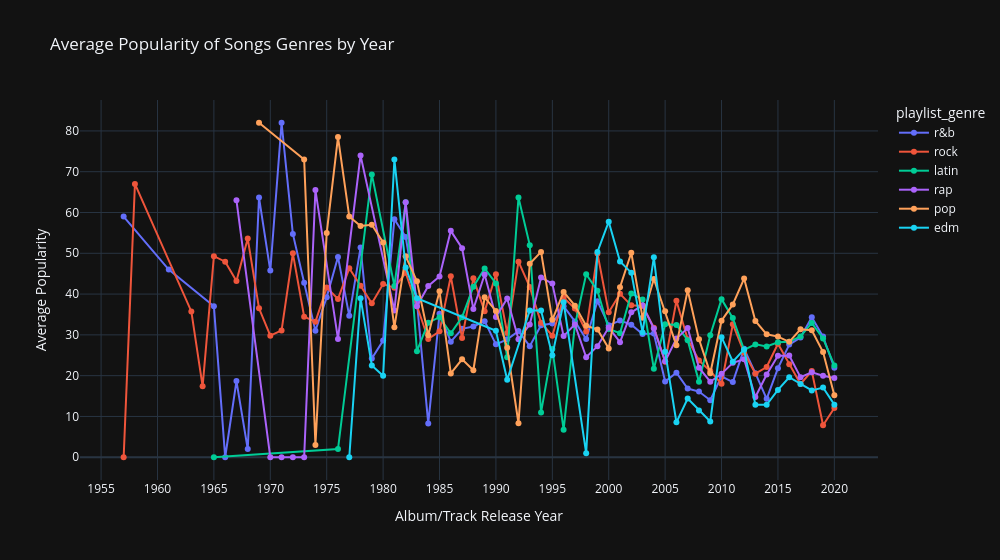

Notebook cell for this chart:
### Code cell
import plotly.express as px

# --- Group by year and calculate average popularity ---
yearly_genre_popularity = df.groupby(["year","playlist_genre"]).agg(
    avg_popularity=("popularity_2025", "mean")
).reset_index()

# Drop any rows with NaN year (if release_date was missing)
yearly_genre_popularity = yearly_genre_popularity.dropna(subset=["year"])

# --- Line plot: Avg popularity by year ---
fig = px.line(
    yearly_genre_popularity,
    x="year",
    y="avg_popularity",
    color="playlist_genre",
    markers=True,
    labels={"year": "Album/Track Release Year", "avg_popularity": "Average Popularity"},
    template="plotly_dark",
    title="Average Popularity of Songs Genres by Year",
    width=1000
)

fig.update_traces(
    textposition="top center",
    textfont=dict(size=11, color="white")
)

fig.update_layout(
    plot_bgcolor="#121212",
    paper_bgcolor="#121212",
    xaxis=dict(dtick=5),  # show every year on x-axis
)

fig.show()

### Figure 1 — Plotly figure (JSON) as saved in the notebook; plotly's stock layout.template omitted (floating-point values rounded to 4 significant figures)
{"data": [{"hovertemplate": "playlist_genre=r&b<br>Album/Track Release Year=%{x}<br>Average Popularity=%{y}<extra></extra>", "legendgroup": "r&b", "line": {"color": "#636efa", "dash": "solid"}, "marker": {"symbol": "circle"}, "mode": "lines+markers", "name": "r&b", "orientation": "v", "showlegend": true, "textfont": {"color": "white", "size": 11}, "textposition": "top center", "type": "scatter", "x": [1957, 1961, 1965, 1966, 1967, 1968, 1969, 1970, 1971, 1972, 1973, 1974, 1975, 1976, 1977, 1978, 1979, 1980, 1981, 1982, 1983, 1984, 1985, 1986, 1987, 1988, 1989, 1990, 1991, 1992, 1993, 1994, 1995, 1996, 1997, 1998, 1999, 2000, 2001, 2002, 2003, 2004, 2005, 2006, 2007, 2008, 2009, 2010, 2011, 2012, 2013, 2014, 2015, 2016, 2017, 2018, 2019, 2020], "xaxis": "x", "y": [59.0, 46.0, 37.0, 0.0, 18.67, 2.0, 63.67, 45.75, 82.0, 54.75, 42.8, 31.0, 39.25, 49.11, 34.67, 51.4, 24.2, 28.6, 58.33, 54.0, 38.0, 8.3, 35.2, 28.32, 31.48, 32.03, 33.36, 27.68, 28.9, 30.93, 27.23, 32.38, 32.78, 37.02, 33.3, 28.97, 38.25, 32.35, 33.52, 32.51, 30.22, 30.32, 18.55, 20.71, 16.84, 16.11, 13.97, 19.82, 18.44, 26.58, 20.62, 14.31, 21.83, 27.61, 29.35, 34.33, 29.58, 21.94], "yaxis": "y"}, {"hovertemplate": "playlist_genre=rock<br>Album/Track Release Year=%{x}<br>Average Popularity=%{y}<extra></extra>", "legendgroup": "rock", "line": {"color": "#EF553B", "dash": "solid"}, "marker": {"symbol": "circle"}, "mode": "lines+markers", "name": "rock", "orientation": "v", "showlegend": true, "textfont": {"color": "white", "size": 11}, "textposition": "top center", "type": "scatter", "x": [1957, 1958, 1963, 1964, 1965, 1966, 1967, 1968, 1969, 1970, 1971, 1972, 1973, 1974, 1975, 1976, 1977, 1978, 1979, 1980, 1981, 1982, 1983, 1984, 1985, 1986, 1987, 1988, 1989, 1990, 1991, 1992, 1993, 1994, 1995, 1996, 1997, 1998, 1999, 2000, 2001, 2002, 2003, 2004, 2005, 2006, 2007, 2008, 2009, 2010, 2011, 2012, 2013, 2014, 2015, 2016, 2017, 2018, 2019, 2020], "xaxis": "x", "y": [0.0, 67.0, 35.75, 17.38, 49.29, 47.94, 43.23, 53.6, 36.52, 29.79, 31.09, 49.98, 34.46, 33.19, 41.59, 38.81, 46.32, 42.03, 37.76, 42.45, 41.58, 45.22, 37.04, 28.98, 30.86, 44.37, 29.22, 43.86, 35.77, 44.87, 30.48, 47.95, 41.76, 32.97, 29.79, 39.14, 36.46, 30.83, 49.94, 35.53, 40.07, 37.24, 37.1, 31.75, 23.43, 38.35, 28.95, 23.71, 21.11, 18.02, 32.62, 25.63, 20.48, 22.11, 27.82, 22.79, 17.96, 21.12, 7.849, 12.08], "yaxis": "y"}, {"hovertemplate": "playlist_genre=latin<br>Album/Track Release Year=%{x}<br>Average Popularity=%{y}<extra></extra>", "legendgroup": "latin", "line": {"color": "#00cc96", "dash": "solid"}, "marker": {"symbol": "circle"}, "mode": "lines+markers", "name": "latin", "orientation": "v", "showlegend": true, "textfont": {"color": "white", "size": 11}, "textposition": "top center", "type": "scatter", "x": [1965, 1976, 1979, 1981, 1982, 1983, 1984, 1985, 1986, 1987, 1988, 1989, 1990, 1991, 1992, 1993, 1994, 1995, 1996, 1997, 1998, 1999, 2000, 2001, 2002, 2003, 2004, 2005, 2006, 2007, 2008, 2009, 2010, 2011, 2012, 2013, 2014, 2015, 2016, 2017, 2018, 2019, 2020], "xaxis": "x", "y": [0.0, 2.0, 69.33, 42.0, 62.5, 26.0, 33.0, 34.33, 30.4, 34.33, 41.81, 46.27, 42.59, 24.5, 63.67, 52.0, 11.0, 26.56, 6.769, 32.3, 44.86, 40.85, 31.43, 30.38, 40.16, 38.66, 21.68, 32.62, 32.43, 28.68, 18.48, 29.93, 38.76, 34.11, 26.34, 27.67, 27.16, 28.19, 28.3, 29.62, 32.93, 29.12, 22.51], "yaxis": "y"}, {"hovertemplate": "playlist_genre=rap<br>Album/Track Release Year=%{x}<br>Average Popularity=%{y}<extra></extra>", "legendgroup": "rap", "line": {"color": "#ab63fa", "dash": "solid"}, "marker": {"symbol": "circle"}, "mode": "lines+markers", "name": "rap", "orientation": "v", "showlegend": true, "textfont": {"color": "white", "size": 11}, "textposition": "top center", "type": "scatter", "x": [1967, 1970, 1971, 1972, 1973, 1974, 1976, 1978, 1981, 1982, 1983, 1984, 1985, 1986, 1987, 1988, 1989, 1990, 1991, 1992, 1993, 1994, 1995, 1996, 1997, 1998, 1999, 2000, 2001, 2002, 2003, 2004, 2005, 2006, 2007, 2008, 2009, 2010, 2011, 2012, 2013, 2014, 2015, 2016, 2017, 2018, 2019, 2020], "xaxis": "x", "y": [63.0, 0.0, 0.0, 0.0, 0.0, 65.5, 29.0, 74.0, 36.0, 62.5, 37.0, 42.0, 44.33, 55.5, 51.25, 36.34, 44.8, 34.36, 38.92, 28.9, 32.56, 44.05, 42.57, 29.69, 32.57, 24.51, 27.22, 31.8, 28.2, 35.52, 37.26, 31.57, 23.54, 29.1, 31.67, 21.95, 18.52, 20.45, 23.14, 24.03, 14.76, 20.29, 24.89, 24.96, 19.61, 20.84, 19.98, 19.43], "yaxis": "y"}, {"hovertemplate": "playlist_genre=pop<br>Album/Track Release Year=%{x}<br>Average Popularity=%{y}<extra></extra>", "legendgroup": "pop", "line": {"color": "#FFA15A", "dash": "solid"}, "marker": {"symbol": "circle"}, "mode": "lines+markers", "name": "pop", "orientation": "v", "showlegend": true, "textfont": {"color": "white", "size": 11}, "textposition": "top center", "type": "scatter", "x": [1969, 1973, 1974, 1975, 1976, 1977, 1978, 1979, 1980, 1981, 1982, 1983, 1984, 1985, 1986, 1987, 1988, 1989, 1990, 1991, 1992, 1993, 1994, 1995, 1996, 1997, 1998, 1999, 2000, 2001, 2002, 2003, 2004, 2005, 2006, 2007, 2008, 2009, 2010, 2011, 2012, 2013, 2014, 2015, 2016, 2017, 2018, 2019, 2020], "xaxis": "x", "y": [82.0, 73.0, 3.0, 55.0, 78.5, 59.0, 56.71, 57.0, 52.67, 31.86, 49.25, 43.15, 29.89, 40.67, 20.55, 24.0, 21.33, 39.2, 35.88, 26.86, 8.333, 47.43, 50.33, 33.69, 40.53, 37.17, 32.23, 31.33, 26.67, 41.67, 50.13, 34.18, 43.71, 35.82, 27.44, 40.96, 28.9, 20.61, 33.47, 37.47, 43.8, 33.42, 30.14, 29.58, 28.29, 31.35, 31.13, 25.79, 15.22], "yaxis": "y"}, {"hovertemplate": "playlist_genre=edm<br>Album/Track Release Year=%{x}<br>Average Popularity=%{y}<extra></extra>", "legendgroup": "edm", "line": {"color": "#19d3f3", "dash": "solid"}, "marker": {"symbol": "circle"}, "mode": "lines+markers", "name": "edm", "orientation": "v", "showlegend": true, "textfont": {"color": "white", "size": 11}, "textposition": "top center", "type": "scatter", "x": [1977, 1978, 1979, 1980, 1981, 1982, 1983, 1990, 1991, 1993, 1994, 1995, 1996, 1998, 1999, 2000, 2001, 2002, 2003, 2004, 2005, 2006, 2007, 2008, 2009, 2010, 2011, 2012, 2013, 2014, 2015, 2016, 2017, 2018, 2019, 2020], "xaxis": "x", "y": [0.0, 39.0, 22.5, 20.0, 73.0, 46.5, 39.0, 31.0, 19.0, 36.0, 36.0, 25.0, 38.0, 1.0, 50.33, 57.75, 48.0, 45.25, 30.6, 49.0, 25.88, 8.562, 14.41, 11.47, 8.778, 29.43, 23.42, 26.43, 12.89, 12.84, 16.5, 19.62, 17.94, 16.39, 17.08, 12.89], "yaxis": "y"}], "layout": {"legend": {"title": {"text": "playlist_genre"}, "tracegroupgap": 0}, "paper_bgcolor": "#121212", "plot_bgcolor": "#121212", "title": {"text": "Average Popularity of Songs Genres by Year"}, "width": 1000, "xaxis": {"anchor": "y", "domain": [0, 1], "dtick": 5, "title": {"text": "Album/Track Release Year"}}, "yaxis": {"anchor": "x", "domain": [0, 1], "title": {"text": "Average Popularity"}}}}
